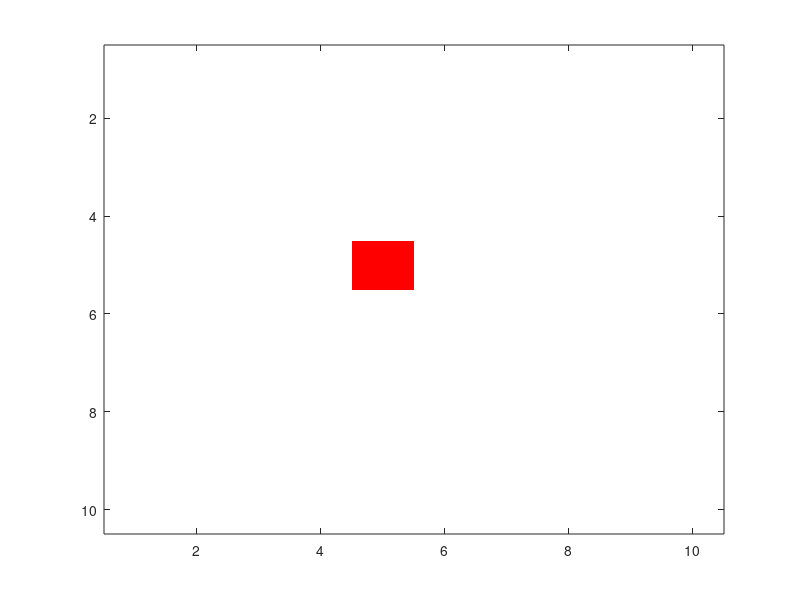

This chart was generated by the following MATLAB code:
% things remaining in this L1 functionality level
% 1) telling them which ships they were able to hit or sink - DONE
% 2) showing the actual image to the player of a grid
% 3) the grid should be different colors depending on if it was a hit/miss/sink

function []= Battleship ();

disp('Welcome to Battleship');
difficulty= input ('Choose your difficulty: 1=easy, 2=medium, 3=hard');

%initializing the ships
shiplist = [char("C"), char("B"), char("R"), char("S"), char("D")];
shiplength = [5, 4, 3, 3, 2];


[X,Y]=meshgrid(0:10);
mesh(X,Y)
view(2)



board=zeros(10);
for i = 1:length(shiplist)
    placed = false;
    size = shiplength(i);
    while placed == false
        x = randi(10);
        y = randi(10);
        direction = randi(2);
        
        if direction == 1
            if y + size - 1 <= 10
                valid = 1;
                for j = 1:size
                    if board(x, y+j-1) ~= 0
                        valid = 0;
                    end
                end
                if valid == 1
                    for j = 1:size
                        board(x, y - 1 + j) = shiplist(i);
                    end
                    placed = true;
                end
            end
        else
            if x + size - 1 <= 10
                valid = 1;
                for j = 1:size
                    if board(x + j - 1, y) ~= 0
                        valid = 0;
                    end
                end
                if valid == 1
                    for j = 1:size
                        board(x - 1 + j, y) = shiplist(i);
                    end
                    placed = true;
                end
            end
        end
    end
end



totalrounds = input('How many guesses do you want to have?');
currentrounds = 1;
sink_count = 0;

sqr = ones(10, 10);
img1 = cat(3, sqr, sqr, sqr);
imagesc(img1)
axis on;
hold on;

while currentrounds <= totalrounds
    x_shot = input('What row do you want to hit (1-10)?');
    x_shot = round(x_shot);
    y_shot = input('What column do you want to hit (1-10)?');
    y_shot = round(y_shot);
    
    if x_shot < 1 | x_shot > 10
        disp('Invalid X, try again');
        x_shot = input('What x coordinate do you want to hit (1-10)?');
    end
    if y_shot < 1 | y_shot > 10
        disp('Invalid Y, try again');
        y_shot = input('What y coordinate do you want to hit (1-10)?');
    end
    
    cur_val = board(x_shot,y_shot);
    type = char(cur_val);
    if type == 'C'
        ship = ' carrier';
    elseif type == 'D'
        ship = ' destroyer';
    elseif type == 'S'
        ship = ' submarine';
    elseif type == 'R'
        ship = ' cruiser';
    elseif type == 'B'
        ship = ' battleship';
    end
    
    if cur_val == 0
        disp('miss!');
        img1(x_shot, y_shot, :) = [1, 0, 0];
        imagesc(img1);
    else
        is_sink = true;
        board(x_shot, y_shot) = 0;
        for i = 1:10
            for j = 1:10
                if board(i,j) == cur_val
                    disp(strcat('you hit the', ' ', ship, '!'));
                    is_sink = false;
                    img1(x_shot, y_shot, :) = [0, 1, 0];
                    imagesc(img1);
                    break;
                end
            end
            if is_sink == false
                break;
            end
        end
        if is_sink
            disp(strcat('you sunk the', ' ', ship, '!'));
            sink_count = sink_count + 1;
        end
    end
    currentrounds = currentrounds + 1;
    if sink_count == 5
        disp('You Win!!')
        break;
    end
end
disp('You used up all your turns! Try again next time!')
